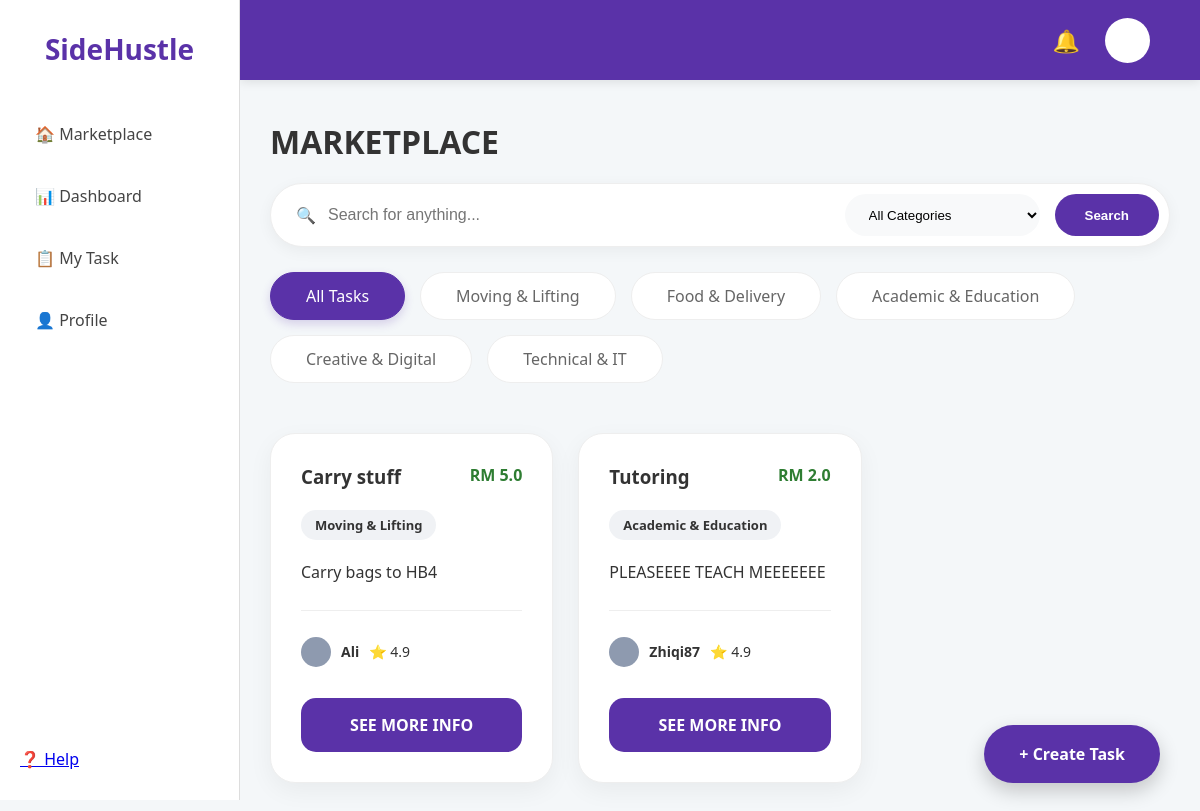
/marketplace, run on an earlier commit of the app's database.
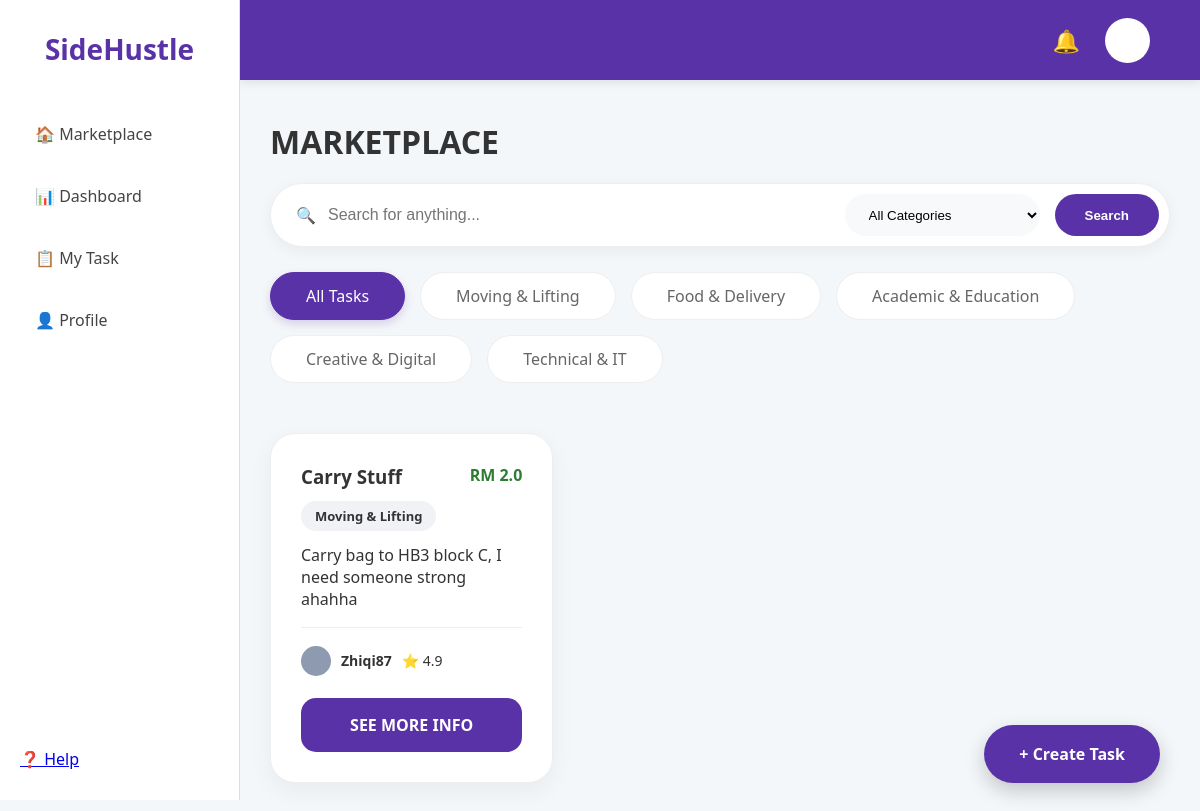
And on a later commit of the database.
### app.py (models this page shows, shortened)
class Task(db.Model):
    id = db.Column(db.Integer, primary_key=True)
    title = db.Column(db.String(100), nullable=False)
    price = db.Column(db.Float, nullable=False)
    description = db.Column(db.Text, nullable=False)
    category = db.Column(db.String(50), nullable=False)
    status = db.Column(db.String(20), default='Available')
    user = db.Column(db.String(50), default='Ali')
    rating = db.Column(db.Float, default=4.9)
    urgent = db.Column(db.Boolean, default=False)
    deadline = db.Column(db.String(50))
    capacity = db.Column(db.Integer, default=1)
    tasker = db.Column(db.String(50)) # Stores the username of the person hired
    progress = db.Column(db.Integer, default=0) # Stores 0, 25, 50, 75, or 100

### app.py (the view)
@app.route('/marketplace')
def marketplace():
    query = request.args.get('q')
    category = request.args.get('cat')
    tasks_filter = Task.query
    if query:
        tasks_filter = tasks_filter.filter((Task.title.contains(query)) | (Task.description.contains(query)))
    if category:
        tasks_filter = tasks_filter.filter(Task.category == category)
    all_tasks = tasks_filter.all()
    current_user = None
    if 'user_id' in session:
        current_user = User.query.get(session['user_id'])
    return render_template('marketplace.html', tasks=all_tasks, user=current_user)

### templates/marketplace.html (shortened to what this page needs)
<!DOCTYPE html>
<html>
<head>
    <link rel="stylesheet" href="{{ url_for('static', filename='style.css') }}">
</head>
<body>
    <div class="main-layout">
        <div class="sidebar">
            <div class="sidebar-top">
                <h2>SideHustle</h2>
                <div class="sidebar-menu">
                    <a href="{{ url_for('marketplace') }}">🏠 Marketplace</a>
                    <a href="/dashboard">📊 Dashboard</a>
                    <a href="{{ url_for('my_task') }}">📋 My Task</a>
                    <a href="#">👤 Profile</a>
                </div>
            </div>
            <div class="sidebar-bottom">
                <a href="#" class="menu-item">❓ Help</a>
            </div>
        </div>
        <div class="top-nav">
            <div class="nav-icons">
                <span>🔔</span>
                <div class="profile-circle"></div>
            </div>
        </div>
        <div class="content">
            <h1 style="text-align: left; margin-bottom: 20px;">MARKETPLACE</h1>
            <div class="search-container">
                <form action="{{ url_for('marketplace') }}" method="GET" class="search-form">
                    <div class="search-input-wrapper">
                        <span class="search-icon">🔍</span>
                        <input type="text" name="q" placeholder="Search for anything..." value="{{ request.args.get('q', '') }}">
                    </div>
                    <select name="cat" class="nav-select">
                        <option value="">All Categories</option>
                    </select>
                    <button type="submit" class="btn-search">Search</button>
                </form>
                <div class="category-chips">
                    <a href="{{ url_for('marketplace') }}" class="chip {% if not request.args.get('cat') %}active{% endif %}">All Tasks</a>
                    <a href="{{ url_for('marketplace', cat='Moving & Lifting') }}" class="chip {% if request.args.get('cat') == 'Moving & Lifting' %}active{% endif %}">Moving & Lifting</a>
                    <a href="{{ url_for('marketplace', cat='Food & Delivery') }}" class="chip {% if request.args.get('cat') == 'Food & Delivery' %}active{% endif %}">Food & Delivery</a>
                    <a href="{{ url_for('marketplace', cat='Academic & Education') }}" class="chip {% if request.args.get('cat') == 'Academic & Education' %}active{% endif %}">Academic & Education</a>
                    <a href="{{ url_for('marketplace', cat='Creative & Digital') }}" class="chip {% if request.args.get('cat') == 'Creative & Digital' %}active{% endif %}">Creative & Digital</a>
                    <a href="{{ url_for('marketplace', cat='Technical & IT') }}"
                    class="chip {% if request.args.get('cat') == 'Technical & IT' %}active{% endif %}">
   Technical & IT
</a>
                </div>
            </div>
                <div class="task-grid">
                    {% for task in tasks %}
                    <div class="card">
                        <div style="display: flex; justify-content: space-between;">
                            <h3>{{ task.title }}</h3>
                            <span style="color: #2e7d32; font-weight: bold;">RM {{ task.price }}</span>
                        </div>
                        <div style="margin: 10px 0;">
                            <span class="tag">{{ task.category }}</span>
                        </div>
                        <p>{{ task.description }}</p>
                        <hr style="border: 0; border-top: 1px solid #eee; margin: 15px 0;">
                        <div style="display: flex; align-items: center; gap: 10px; font-size: 14px;">
                            <div style="width: 30px; height: 30px; background: #8e9aaf; border-radius: 50%;"></div>
                            <span><strong>{{ task.user }}</strong></span> <span>⭐ {{ task.rating }}</span>
                        </div>
                        <a href="{{ url_for('task_detail', task_id=task.id) }}" class="btn-primary">SEE MORE INFO</a>
                    </div>
                    {% endfor %}
                </div>
            </div>
        </div>
    <a href="{{ url_for('post_task') }}" class="fab">+ Create Task</a>
</body>
</html>

### static/style.css (style rules this page uses)
* { box-sizing: border-box; margin: 0; padding: 0; }
body { font-family: 'Segoe UI', Roboto, Helvetica, Arial, sans-serif; background-color: #f4f7f9; color: #333; overflow-x: hidden; }
.main-layout { display: flex; }
.sidebar { width: 240px; height: 100vh; background: white; border-right: 1px solid #ddd; position: fixed; top: 0; left: 0; display: flex; flex-direction: column; justify-content: space-between; padding: 30px 20px; z-index: 3000; }
.sidebar h2 { color: #5a32a8; font-size: 28px; margin-bottom: 40px; text-align: center; }
.sidebar-menu a { display: block; padding: 15px; text-decoration: none; color: #444; font-weight: 500; border-radius: 12px; margin-bottom: 10px; transition: 0.3s; }
.top-nav { position: fixed; top: 0; left: 240px; right: 0; height: 80px; background-color: #5a32a8; display: flex; justify-content: flex-end; align-items: center; padding: 0 50px; z-index: 2000; box-shadow: 0 2px 10px rgba(0,0,0,0.1); }
.nav-icons { display: flex; align-items: center; gap: 25px; color: white; font-size: 22px; }
.profile-circle { width: 45px; height: 45px; background: white; border-radius: 50%; border: 2px solid rgba(255,255,255,0.3); cursor: pointer; }
.content { margin-left: 240px; margin-top: 80px; padding: 40px 30px; width: calc(100% - 240px); box-sizing: border-box; }
.task-grid { display: grid; grid-template-columns: repeat(3, 1fr); gap: 25px; margin-top: 20px; width: 100%; max-width: 1100px; }
.card { background: white; border-radius: 25px; padding: 30px; border: 1px solid #eee; box-shadow: 0 8px 24px rgba(0,0,0,0.05); display: flex; flex-direction: column; justify-content: space-between; min-height: 350px; }
.tag { display: inline-block; padding: 6px 14px; border-radius: 20px; font-size: 13px; font-weight: bold; background: #f0f2f5; margin-right: 8px; }
.btn-primary { display: block; width: 100%; background: #5a32a8; color: white; padding: 16px; text-align: center; border-radius: 15px; text-decoration: none; font-weight: bold; border: none; margin-top: 20px; cursor: pointer; transition: 0.2s; }
.fab { position: fixed; bottom: 40px; right: 40px; background: #5a32a8; color: white; padding: 18px 35px; border-radius: 40px; text-decoration: none; font-weight: bold; box-shadow: 0 8px 20px rgba(0,0,0,0.2); z-index: 4000; }
.search-container { margin: 20px 0 50px 0; display: flex; flex-direction: column; gap: 25px; width: 100%; }
.search-form { display: flex; gap: 15px; background: white; padding: 10px; border-radius: 50px; box-shadow: 0 4px 15px rgba(0,0,0,0.05); border: 1px solid #eee; }
.search-input-wrapper { flex: 1; display: flex; align-items: center; padding-left: 15px; }
.search-form input { width: 100%; border: none; padding: 12px; font-size: 16px; outline: none; }
.btn-search { padding: 0 30px; background: #5a32a8; color: white; border: none; border-radius: 30px; font-weight: bold; cursor: pointer; transition: 0.2s; }
.nav-select { border: none; background: #f8f9fa; padding: 0 20px; border-radius: 30px; font-weight: 500; cursor: pointer; outline: none; }
.category-chips { display: flex; gap: 15px; flex-wrap: wrap; }
.chip { text-decoration: none; padding: 12px 35px; border-radius: 50px; background-color: white; color: #666; font-weight: 500; border: 1.5px solid #eee; transition: all 0.3s ease; white-space: nowrap; }
.chip.active { background-color: #5a32a8; color: white; border-color: #5a32a8; box-shadow: 0 4px 10px rgba(90, 50, 168, 0.2); }

What changed in the data, as far as the page shows it:
removed Task: title "Tutoring", price "2.0", category "Academic & Education", description "PLEASEEEE TEACH MEEEEEEE", user "Zhiqi87", rating "4.9"
changed Task "Moving & Lifting": title "Carry stuff" → "Carry Stuff"; price "5.0" → "2.0"; description "Carry bags to HB4" → "Carry bag to HB3 block C, I need someone strong ahahha"; user "Ali" → "Zhiqi87"
